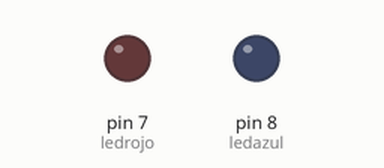
Recording of a sketch running on a simulated Arduino Uno, built with avr-gcc and run on an emulated ATmega328P. Parts: output pins drawn as LEDs (lit = HIGH).

Above: at 0.16 s.
Timing chart, 0 to 3.0 s (numbered marks = the images above):
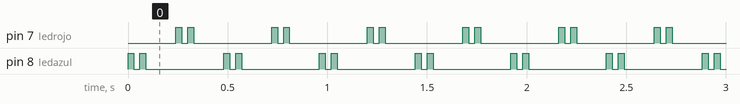

Measured:
- by itself, pin 7 (ledrojo), pin 8 (ledazul): repeats every 0.48 s: LOW 0.03 s, HIGH 0.03 s, LOW 0.39 s, HIGH 0.03 s

The sketch:

pinter.ino
```cpp
int ledazul = 8;
int ledrojo = 7;
int entrada = 2;

int pulsador = 0;

int tiempo = 30;

void setup() {
  // put your setup code here, to run once:
  pinMode(ledazul, OUTPUT);
  pinMode(ledrojo, OUTPUT);
  pinMode(entrada, INPUT);
}

void loop() {
  // put your main code here, to run repeatedly:
  digitalWrite(ledazul,HIGH);
  delay(tiempo);
  digitalWrite(ledazul,LOW);
  delay(tiempo);
  digitalWrite(ledazul,HIGH);
  delay(tiempo);
  digitalWrite(ledazul,LOW);
  delay(150);

  digitalWrite(ledrojo,HIGH);
  delay(tiempo);
  digitalWrite(ledrojo,LOW);
  delay(tiempo);
  digitalWrite(ledrojo,HIGH);
  delay(tiempo);
  digitalWrite(ledrojo,LOW);
  delay(150);

  //pulsador = digitalRead(entrada);   //lee el valor del pin 2 si esta en alto o bajo
  //if (pulsador == HIGH) {            //si esta en alto el tiempo es de 30ms de lo controrio es 200ms
  //   tiempo=30;
  //  }
  //  else {
  //    tiempo=200;
  //   }
  //}

}
```
